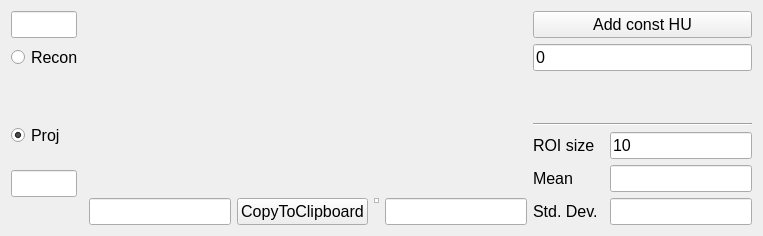
          <widget class="QWidget" name="tab_9">
           <attribute name="title">
            <string>Profile</string>
           </attribute>
           <layout class="QGridLayout" name="gridLayout_5">
            <item row="11" column="1" rowspan="2" colspan="4">
             <widget class="QLineEdit" name="lineEditXMin">
              <property name="font">
               <font>
                <family>Segoe UI</family>
                <pointsize>12</pointsize>
               </font>
              </property>
             </widget>
            </item>
            <item row="11" column="12" rowspan="2" colspan="2">
             <widget class="QLineEdit" name="lineEdit_ROI_SD">
              <property name="minimumSize">
               <size>
                <width>32</width>
                <height>0</height>
               </size>
              </property>
              <property name="maximumSize">
               <size>
                <width>16777215</width>
                <height>16777215</height>
               </size>
              </property>
              <property name="font">
               <font>
                <family>Segoe UI</family>
                <pointsize>12</pointsize>
               </font>
              </property>
              <property name="text">
               <string/>
              </property>
             </widget>
            </item>
            <item row="9" column="0" rowspan="3">
             <widget class="QLineEdit" name="lineEditYMin">
              <property name="minimumSize">
               <size>
                <width>0</width>
                <height>0</height>
               </size>
              </property>
              <property name="maximumSize">
               <size>
                <width>66</width>
                <height>16777215</height>
               </size>
              </property>
              <property name="font">
               <font>
                <family>Segoe UI</family>
                <pointsize>12</pointsize>
               </font>
              </property>
             </widget>
            </item>
            <item row="0" column="0" rowspan="3">
             <widget class="QLineEdit" name="lineEditYMax">
              <property name="minimumSize">
               <size>
                <width>0</width>
                <height>0</height>
               </size>
              </property>
              <property name="maximumSize">
               <size>
                <width>66</width>
                <height>16777215</height>
               </size>
              </property>
              <property name="font">
               <font>
                <family>Segoe UI</family>
                <pointsize>12</pointsize>
               </font>
              </property>
             </widget>
            </item>
            <item row="11" column="5" rowspan="2">
             <widget class="QPushButton" name="pushButtonCopyTableToClipboard">
              <property name="font">
               <font>
                <family>Segoe UI</family>
                <pointsize>12</pointsize>
               </font>
              </property>
              <property name="text">
               <string>CopyToClipboard</string>
              </property>
             </widget>
            </item>
            <item row="11" column="7" rowspan="2" colspan="3">
             <widget class="QLineEdit" name="lineEditXMax">
              <property name="font">
               <font>
                <family>Segoe UI</family>
                <pointsize>12</pointsize>
               </font>
              </property>
             </widget>
            </item>
            <item row="3" column="0" rowspan="2">
             <widget class="QRadioButton" name="radioButton_graph_recon">
              <property name="font">
               <font>
                <family>Segoe UI</family>
                <pointsize>12</pointsize>
               </font>
              </property>
              <property name="text">
               <string>Recon</string>
              </property>
             </widget>
            </item>
            <item row="6" column="0" rowspan="2">
             <widget class="QRadioButton" name="radioButton_graph_proj">
              <property name="font">
               <font>
                <family>Segoe UI</family>
                <pointsize>12</pointsize>
               </font>
              </property>
              <property name="text">
               <string>Proj</string>
              </property>
              <property name="checked">
               <bool>true</bool>
              </property>
             </widget>
            </item>
            <item row="11" column="10" rowspan="2">
             <widget class="QLabel" name="label_40">
              <property name="maximumSize">
               <size>
                <width>16777215</width>
                <height>16777215</height>
               </size>
              </property>
              <property name="font">
               <font>
                <family>Segoe UI</family>
                <pointsize>12</pointsize>
               </font>
              </property>
              <property name="text">
               <string>Std. Dev.</string>
              </property>
             </widget>
            </item>
            <item row="11" column="6">
             <widget class="QTableView" name="tableViewReconImgProfile">
              <property name="maximumSize">
               <size>
                <width>5</width>
                <height>5</height>
               </size>
              </property>
              <property name="font">
               <font>
                <family>Segoe UI</family>
                <pointsize>12</pointsize>
               </font>
              </property>
             </widget>
            </item>
            <item row="7" column="10" rowspan="2">
             <widget class="QLabel" name="label_38">
              <property name="font">
               <font>
                <family>Segoe UI</family>
                <pointsize>12</pointsize>
               </font>
              </property>
              <property name="text">
               <string>ROI size</string>
              </property>
             </widget>
            </item>
            <item row="3" column="10" rowspan="2" colspan="4">
             <widget class="QLineEdit" name="lineEdit_AddConstHU">
              <property name="font">
               <font>
                <family>Segoe UI</family>
                <pointsize>12</pointsize>
               </font>
              </property>
              <property name="text">
               <string>0</string>
              </property>
             </widget>
            </item>
            <item row="0" column="10" rowspan="3" colspan="4">
             <widget class="QPushButton" name="pushButtonAddConstHU">
              <property name="font">
               <font>
                <family>Segoe UI</family>
                <pointsize>12</pointsize>
               </font>
              </property>
              <property name="text">
               <string>Add const HU</string>
              </property>
             </widget>
            </item>
            <item row="6" column="10" colspan="4">
             <widget class="Line" name="line_11">
              <property name="orientation">
               <enum>Qt::Horizontal</enum>
              </property>
             </widget>
            </item>
            <item row="9" column="10" rowspan="2" colspan="2">
             <widget class="QLabel" name="label_39">
              <property name="minimumSize">
               <size>
                <width>0</width>
                <height>0</height>
               </size>
              </property>
              <property name="maximumSize">
               <size>
                <width>50</width>
                <height>16777215</height>
               </size>
              </property>
              <property name="font">
               <font>
                <family>Segoe UI</family>
                <pointsize>12</pointsize>
               </font>
              </property>
              <property name="text">
               <string>Mean</string>
              </property>
             </widget>
            </item>
            <item row="9" column="12" rowspan="2" colspan="2">
             <widget class="QLineEdit" name="lineEdit_ROI_mean">
              <property name="maximumSize">
               <size>
                <width>16777215</width>
                <height>16777215</height>
               </size>
              </property>
              <property name="font">
               <font>
                <family>Segoe UI</family>
                <pointsize>12</pointsize>
               </font>
              </property>
              <property name="text">
               <string/>
              </property>
             </widget>
            </item>
            <item row="7" column="12" rowspan="2" colspan="2">
             <widget class="QLineEdit" name="lineEdit_ROI_size">
              <property name="maximumSize">
               <size>
                <width>16777215</width>
                <height>16777215</height>
               </size>
              </property>
              <property name="font">
               <font>
                <family>Segoe UI</family>
                <pointsize>12</pointsize>
               </font>
              </property>
              <property name="text">
               <string>10</string>
              </property>
             </widget>
            </item>
            <item row="0" column="1" rowspan="11" colspan="9">
             <widget class="QCustomPlot" name="customPlot" native="true">
              <property name="sizePolicy">
               <sizepolicy hsizetype="Expanding" vsizetype="Expanding">
                <horstretch>0</horstretch>
                <verstretch>0</verstretch>
               </sizepolicy>
              </property>
              <property name="minimumSize">
               <size>
                <width>384</width>
                <height>128</height>
               </size>
              </property>
              <property name="font">
               <font>
                <family>Segoe UI</family>
                <pointsize>12</pointsize>
               </font>
              </property>
             </widget>
            </item>
            <item row="5" column="10">
             <spacer name="verticalSpacer_6">
              <property name="orientation">
               <enum>Qt::Vertical</enum>
              </property>
              <property name="sizeHint" stdset="0">
               <size>
                <width>20</width>
                <height>40</height>
               </size>
              </property>
             </spacer>
            </item>
           </layout>
          </widget>
